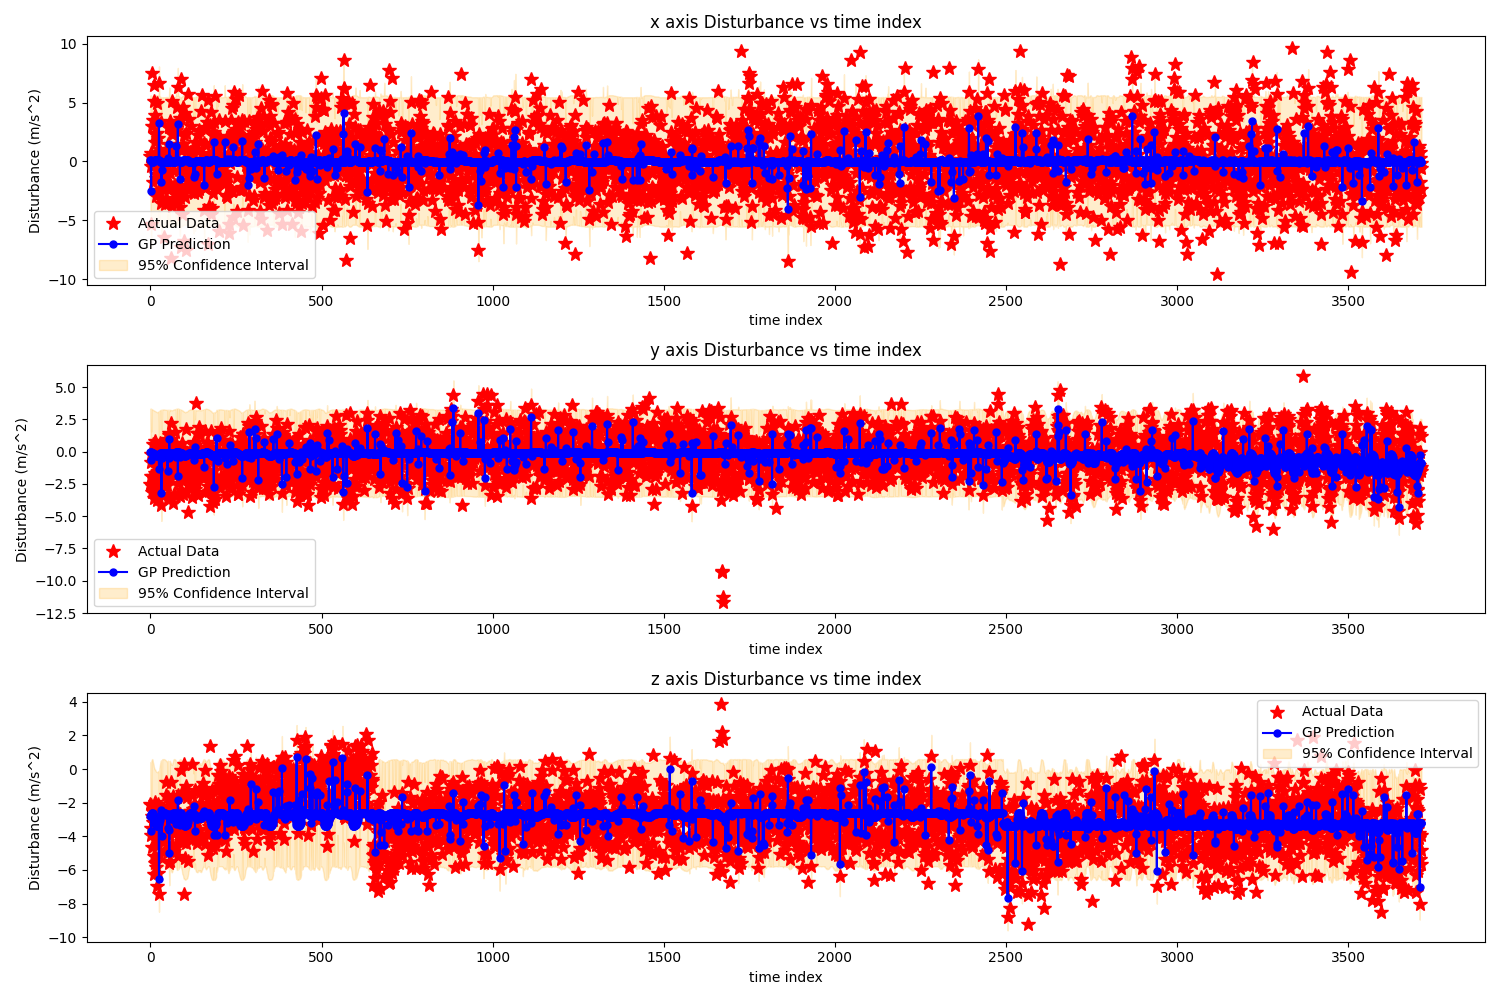

Write the Python code that produced this figure.
from jax import config

config.update("jax_enable_x64", True)
import sys
import os
plotter_path = os.path.join('/Users/albusfang/Coding Projects/gp_ws/Gaussian Process/GP/gp_advanced/')
sys.path.append(plotter_path)
from plot_trajectory_ref import cutoff, threshold
import pickle
home_path = '/Users/albusfang/Coding Projects/gp_ws/Gaussian Process/GP/gp_advanced'
import tensorflow_probability.substrates.jax.bijectors as tfb
import numpy as np

import gpjax as gpx
from jax import grad, jit
import jax.numpy as jnp
import jax.random as jr
import optax as ox
from gpjax.kernels import SumKernel, White, RBF, Matern32, RationalQuadratic, Periodic, ProductKernel
import matplotlib.pyplot as plt
import flax
from flax import linen as nn
from gpjax.kernels import SumKernel, White, RBF, Matern32, RationalQuadratic, Periodic, ProductKernel
import matplotlib.pyplot as plt
from gpjax.kernels import AbstractKernel 
from dataclasses import dataclass, field
from typing import Any
from jaxtyping import Float, Array, install_import_hook
import jax
with install_import_hook("gpjax", "beartype.beartype"):
    import gpjax as gpx
    from gpjax.base.param import param_field


key = jr.key(123)

def mean_squared_error(y_true, y_pred):
    y_true = jnp.array(y_true)
    y_pred = jnp.array(y_pred)
    return jnp.mean((y_true - y_pred) ** 2)

def read_float_from_file(file_path):
    try:
        with open(file_path, 'r') as file:
            value = float(file.read().strip())
        return value
    except FileNotFoundError:
        return None

def write_float_to_file(file_path, value):
    with open(file_path, 'w') as file:
        file.write(f'{value}')

def compare_and_update(file_path, new_value):
    stored_value = read_float_from_file(file_path)

    if stored_value is None or new_value < stored_value:
        write_float_to_file(file_path, new_value)
        print(f'NEW BEST MODEL FOUND: {new_value}')

    else:
        print("new value is ", new_value)
        print(f'Kept the existing value: {stored_value}')
def remove_outliers():
    return
file_path = '/Users/albusfang/Coding Projects/gp_ws/Gaussian Process/GP/training/min_error.txt'



################################### Declare Parameters ##########################################

error_x = error_y = error_z = curr_min_x = curr_min_y = curr_min_z =  0

dim_d = {
    0: "x (m)",
    1: "y (m)",
    2: "z (m)",
    3: "Vx (m/s)",
    4: "Vy (m/s)",
    5: "Vz (m/s)"
}

disturbance_d = {
    0: 'x',
    1: 'y',
    2: 'z'
}

factor = 3
gp_model_x = gp_model_y = gp_model_z = None
pred_mean_x = pred_std_x = pred_mean_y = pred_std_y = pred_mean_z = pred_std_z = None

dim = 6 ## 6 input dims x,y,z,vx,vy,vz

############## keep one in eight datapoints ##############
slice = 7


################################### Data Prep ##########################################
home_path = '/Users/albusfang/Coding Projects/gp_ws/Gaussian Process/GP/gp_advanced/'
dataset_path = home_path + 'datasets/'
disturbance_file_path = home_path+ 'disturbance_figure8.npy'
input_file_path = home_path + 'input_figure8.npy'
wind_disturbance = jnp.load(disturbance_file_path)
input = jnp.load(input_file_path)

wind_disturbance = wind_disturbance/factor

assert wind_disturbance.shape[0] == input.shape[0]

cutoff = wind_disturbance.shape[0]
threshold = 0
wind_disturbance = wind_disturbance[threshold:cutoff,:]
input = input[threshold:cutoff,:]
print("size before slicing: ", wind_disturbance.shape)
wind_disturbance = wind_disturbance[::slice]
input = input[::slice]
print("size after slicing", wind_disturbance.shape)
##################### Remove Outliers #####################
outlier_threshold = 5.0/factor
rows_to_remove = jnp.any(wind_disturbance > outlier_threshold, axis=1)
num_outlier = np.sum(rows_to_remove)
print(f"removing {num_outlier} from disturbance, whose shape is {wind_disturbance.shape}")
wind_disturbance = wind_disturbance[~rows_to_remove]
input = input[~rows_to_remove]
print(f"The remaining length is {wind_disturbance.shape}")

np.save(dataset_path+"fullset_input.npy", input)
assert wind_disturbance.shape[0] == input.shape[0]


wind_disturbance_x = jnp.array(wind_disturbance[:,0]).reshape(-1,1)
wind_disturbance_y = jnp.array(wind_disturbance[:,1]).reshape(-1,1)
wind_disturbance_z = jnp.array(wind_disturbance[:,2]).reshape(-1,1)
np.save(dataset_path+"wind_disturbance_x.npy", wind_disturbance_x)
assert wind_disturbance_x.shape == wind_disturbance_y.shape == wind_disturbance_z.shape# == (set_size,1)




training_size = n = int(wind_disturbance.shape[0]*0.7)
training_indices = jr.choice(key, wind_disturbance_x.size, (training_size,) , replace=False)
mask = jnp.ones(wind_disturbance.shape[0], dtype=bool)
mask = mask.at[training_indices].set(False)
test_input = input[mask]
test_disturbance_x = wind_disturbance_x[mask]
test_disturbance_y = wind_disturbance_y[mask]
test_disturbance_z = wind_disturbance_z[mask]
jnp.save(dataset_path+'test_input.npy', test_input)
jnp.save(dataset_path+'test_disturbance_x.npy', test_disturbance_x)
jnp.save(dataset_path+'test_disturbance_y.npy', test_disturbance_y)
jnp.save(dataset_path+'test_disturbance_z.npy', test_disturbance_z)
print(f"training on {training_size} datapoints")
training_input = input[training_indices]

np.save(dataset_path+"training_input.npy", training_input)
training_disturbance_x = wind_disturbance_x[training_indices]
training_disturbance_y = wind_disturbance_y[training_indices]
training_disturbance_z = wind_disturbance_z[training_indices]
np.save(dataset_path+"training_disturbance_x.npy", training_disturbance_x)
np.save(dataset_path+"training_disturbance_y.npy", training_disturbance_y)
np.save(dataset_path+"training_disturbance_z.npy", training_disturbance_z)
disturbance_x_mean = 0.0
disturbance_y_mean = 0.0
disturbance_z_mean = 0.0
disturbance_x_median = 0.0
disturbance_y_median = 0.0
disturbance_z_median = 0.0
fig, axes = plt.subplots(3, 1, figsize=(15, 10))  # Adjust subplot grid as needed
axes = axes.flatten()
test_set_size = input.shape[0]
plot_size = plot_n = 100


for j in range(3):
    if j == 0:
        wind_disturbance_curr = wind_disturbance_x
    elif j == 1:
        wind_disturbance_curr = wind_disturbance_y
    elif j == 2:
        wind_disturbance_curr = wind_disturbance_z
    else:
        print("shouldn't reach this statement")
    x = input[training_indices]
    y = wind_disturbance_curr[training_indices]
    

    ########################################## GP ##########################################


    D = gpx.Dataset(X=x, y=y)
    noise_level = 0.5
    # Construct the prior
    meanf = gpx.mean_functions.Zero()
    white_kernel = White(variance=noise_level)
    # kernel = SumKernel(kernels=[RBF(), Matern32(), white_kernel])
    rbf_kernel = RBF(active_dims=[0,1,2,3,4,5])
    rational_quadratic_kernel = RationalQuadratic()
    
    periodic_kernel = Periodic()
    composite_kernel = ProductKernel(kernels=[periodic_kernel, rational_quadratic_kernel])
    combined_kernel = SumKernel(kernels=[composite_kernel, rbf_kernel, white_kernel])
    # composite_kernel = ProductKernel(kernels=[periodic_kernel, rbf_kernel])
    # combined_kernel = SumKernel(kernels=[composite_kernel, rational_quadratic_kernel, white_kernel])
    kernel = combined_kernel
   

    prior = gpx.gps.Prior(mean_function=meanf, kernel = kernel)

    likelihood = gpx.likelihoods.Gaussian(num_datapoints = n)

   
    posterior = prior * likelihood


    #optimiser = ox.adam(learning_rate=1e-2)
    optimiser = ox.adam(learning_rate=5e-3) 
    # Define the marginal log-likelihood
    negative_mll = jit(gpx.objectives.ConjugateMLL(negative=True))

    opt_posterior, history =gpx.fit(
        model=posterior,
        objective=negative_mll,
        train_data=D,
        optim=optimiser,
        num_iters=1000,
        safe=True,
        key=key,
    )
    
    print("after training, predicting")
    # Infer the predictive posterior distribution
    xplot = input
    # actual_output = np.delete(wind_disturbance_curr,training_indices)
    # xtest = np.delete(input, training_indices, axis=0)
    actual_output = wind_disturbance_curr
    xtest = input
    assert(actual_output.shape[0] == xtest.shape[0])
    print("input shape = ", input.shape)
    print("test shape = ", xtest.shape)
    
    gp_model_file_path = ''
    if j ==0:
        gp_model_x = opt_posterior
        #gp_model_file_path = home_path + 'gpmodels/gp_model_x_norm3.pkl'
        gp_model_file_path = f'gp_model_x_norm{factor}_eight.pkl'
    if j ==1:
        gp_model_y = opt_posterior
        #gp_model_file_path = home_path + 'gpmodels/gp_model_y_norm3.pkl'
        gp_model_file_path = f'gp_model_y_norm{factor}_eight.pkl'
    if j == 2:
        gp_model_z = opt_posterior
        gp_model_file_path = f'gp_model_z_norm{factor}_eight.pkl'
    with open(gp_model_file_path, 'wb') as file:
        pickle.dump(opt_posterior, file)
    ################################################### Predicting #####################################################
    latent_dist = opt_posterior(xtest, D)
    predictive_dist = opt_posterior.likelihood(latent_dist)
    pred_mean = predictive_dist.mean()
    pred_std = predictive_dist.stddev()
    ########################################### Compute Mean Squared Error ##########################################
    error = mean_squared_error(pred_mean,wind_disturbance_curr)
    if j == 0:
        pred_mean_x = pred_mean
        pred_std_x = pred_std
        error_x = error*factor
    elif j == 1:
        pred_mean_y = pred_mean
        pred_std_y = pred_std
        error_y = error*factor
    elif j == 2:
        pred_mean_z = pred_mean
        pred_std_z = pred_std
        error_z = error*factor
    else:
        print("shouldn't reach this statement")
        assert j<3
    

    
########################################### Plotting Trajectory ##########################################

   
    
        # sorted_indices = jnp.argsort(xtest[:, i][plot_indices])
        
        # x_sorted = xtest[:, i][plot_indices][sorted_indices]
        # pred_mean_sorted = pred_mean[plot_indices][sorted_indices]
        # pred_std_sorted = pred_std[plot_indices][sorted_indices]
        
        #axes[i].plot(x_sorted, pred_mean_sorted, 'b.', markersize=10, label='GP Prediction')
    axes[j].plot(np.linspace(0,actual_output.shape[0],actual_output.shape[0]), factor*actual_output, 'r*', markersize=10, label='Actual Data')
    axes[j].plot(np.linspace(0,xplot.shape[0],xplot.shape[0]), factor*pred_mean, marker = '.', linestyle = '-', color ='b', markersize=10, label='GP Prediction')
    
    #axes[i].plot(input[:, i][plot_indices], wind_disturbance_curr[plot_indices], 'r*', markersize=10, label='Actual Data')
    #axes[i].plot(input[:, i][plot_indices], wind_disturbance_curr[plot_indices], marker = '*',linestyle = '-', color = 'r', markersize=10, label='Actual Data')
    
    axes[j].fill_between(np.linspace(0,actual_output.shape[0],actual_output.shape[0]), 
                        factor*(pred_mean - 1.96 * pred_std).flatten(), 
                        factor*(pred_mean + 1.96 * pred_std).flatten(), 
                        color='orange', alpha=0.2, label='95% Confidence Interval')
    axes[j].set_title(f'{disturbance_d[j]} axis Disturbance vs time index')
    axes[j].set_xlabel('time index')
    axes[j].set_ylabel('Disturbance (m/s^2)')
    axes[j].legend()

fig.tight_layout()
#fig.text(f"Mean Sqaure Error = {error_x+error_y+error_z}")
#plt.savefig(f"/Users/albusfang/Coding Projects/gp_ws/Gaussian Process/GP/GP_plots/disturbance_{disturbance_d[j]}.png")
plt.savefig("GP with normalized disturbance by factor of 3.png")
plt.show()




for j in range(3):
    fig = plt.figure(j)
    if j == 0:
        actual_output = wind_disturbance_curr = wind_disturbance_x
        pred_mean = pred_mean_x
        pred_std = pred_std_x
    elif j == 1:
        actual_output = wind_disturbance_curr = wind_disturbance_y
        pred_mean = pred_mean_y
        pred_std = pred_std_y
    elif j == 2:
        actual_output = wind_disturbance_curr = wind_disturbance_z
        pred_mean = pred_mean_z
        pred_std = pred_std_z

    
    actual_output = factor* actual_output
    plt.plot(np.linspace(0,actual_output.shape[0],actual_output.shape[0]), actual_output, 'r*', markersize=10, label='Actual Data')
    plt.plot(np.linspace(0,xplot.shape[0],xplot.shape[0]), factor*pred_mean, marker = '.', linestyle = '-', color ='b', markersize=10, label='GP Prediction')
    
    #axes[i].plot(input[:, i][plot_indices], wind_disturbance_curr[plot_indices], 'r*', markersize=10, label='Actual Data')
    #axes[i].plot(input[:, i][plot_indices], wind_disturbance_curr[plot_indices], marker = '*',linestyle = '-', color = 'r', markersize=10, label='Actual Data')
    
    plt.fill_between(np.linspace(0,actual_output.shape[0],actual_output.shape[0]), 
                        factor*(pred_mean - 1.96 * pred_std).flatten(), 
                        factor*(pred_mean + 1.96 * pred_std).flatten(), 
                        color='orange', alpha=0.2, label='95% Confidence Interval')
    
    plt.title(f'{disturbance_d[j]} axis Disturbance vs time index')
    plt.xlabel('time index')
    plt.ylabel('Disturbance (m/s^2)')
    plt.legend()
    plt.savefig(f'GP_norm3_{disturbance_d[j]}.png')
    plt.show()

num_indices = int(input.shape[0]/4)
plot_indices = np.random.choice(pred_mean_x.shape[0], num_indices, replace=False)
print("plot_indices shape is: ", plot_indices.shape)

sorted_indices = np.sort(plot_indices)
for j in range(3):
    fig = plt.figure(j)
    if j == 0:
        actual_output = wind_disturbance_curr = wind_disturbance_x
        pred_mean = pred_mean_x
        pred_std = pred_std_x
    elif j == 1:
        actual_output = wind_disturbance_curr = wind_disturbance_y
        pred_mean = pred_mean_y
        pred_std = pred_std_y
    elif j == 2:
        actual_output = wind_disturbance_curr = wind_disturbance_z
        pred_mean = pred_mean_z
        pred_std = pred_std_z

    actual_output = actual_output[sorted_indices]
    pred_mean = pred_mean[sorted_indices]
    pred_std = pred_std[sorted_indices]
    actual_output = factor* actual_output
    plt.plot(np.linspace(0,actual_output.shape[0],actual_output.shape[0]), actual_output, 'r*', markersize=10, label='Actual Data')
    plt.plot(np.linspace(0,pred_mean.shape[0],pred_mean.shape[0]), factor*pred_mean, marker = '.', linestyle = '-', color ='b', markersize=10, label='GP Prediction')
    
    #axes[i].plot(input[:, i][plot_indices], wind_disturbance_curr[plot_indices], 'r*', markersize=10, label='Actual Data')
    #axes[i].plot(input[:, i][plot_indices], wind_disturbance_curr[plot_indices], marker = '*',linestyle = '-', color = 'r', markersize=10, label='Actual Data')
    
    plt.fill_between(np.linspace(0,actual_output.shape[0],actual_output.shape[0]), 
                        factor*(pred_mean - 1.96 * pred_std).flatten(), 
                        factor*(pred_mean + 1.96 * pred_std).flatten(), 
                        color='orange', alpha=0.2, label='95% Confidence Interval')
    
    plt.title(f'{disturbance_d[j]} axis Disturbance vs time index')
    plt.xlabel('time index')
    plt.ylabel('Disturbance (m/s^2)')
    plt.legend()
    plt.savefig(f'GP_norm3_{disturbance_d[j]}.png')
    plt.show()

# for j in range(3):
#     fig = plt.figure(3+j)

#     plt.set_title(f'{disturbance_d[j]} axis Disturbance vs time index')
#     plt.set_xlabel('time index')
#     plt.set_ylabel('Disturbance (m/s^2)')
#     plt.legend()
#     plt.show()




########################################### Plotting ##########################################

    # fig, axes = plt.subplots(2, 3, figsize=(15, 10))  # Adjust subplot grid as needed
    # axes = axes.flatten()
    # test_set_size = xtest.shape[0]
    # plot_size = plot_n = 100
    # plot_indices = jr.choice(key, test_set_size, (plot_n,) , replace=False)
    
    # for i in range(dim):
    #     sorted_indices = jnp.argsort(xtest[:, i][plot_indices])
        
    #     x_sorted = xtest[:, i][plot_indices][sorted_indices]
    #     pred_mean_sorted = pred_mean[plot_indices][sorted_indices]
    #     pred_std_sorted = pred_std[plot_indices][sorted_indices]

    #     #axes[i].plot(x_sorted, pred_mean_sorted, 'b.', markersize=10, label='GP Prediction')
    #     axes[i].plot(x_sorted, pred_mean_sorted, marker = '.', linestyle = '-', color ='b', markersize=10, label='GP Prediction')
    #     axes[i].plot(xtest[:, i][plot_indices], actual_output[plot_indices], 'r*', markersize=10, label='Actual Data')
    #     #axes[i].plot(input[:, i][plot_indices], wind_disturbance_curr[plot_indices], 'r*', markersize=10, label='Actual Data')
    #     #axes[i].plot(input[:, i][plot_indices], wind_disturbance_curr[plot_indices], marker = '*',linestyle = '-', color = 'r', markersize=10, label='Actual Data')
        
    #     axes[i].fill_between(x_sorted.flatten(), 
    #                         (pred_mean_sorted - 1.96 * pred_std_sorted).flatten(), 
    #                         (pred_mean_sorted + 1.96 * pred_std_sorted).flatten(), 
    #                         color='orange', alpha=0.2, label='95% Confidence Interval')
    #     axes[i].set_title(f'{disturbance_d[j]} axis Disturbance vs {dim_d[i]}')
    #     axes[i].set_xlabel(dim_d[i])
    #     axes[i].set_ylabel('Disturbance (m/s^2)')
    #     axes[i].legend()


    
   

    # fig.tight_layout()
    # plt.savefig(f"/Users/albusfang/Coding Projects/gp_ws/Gaussian Process/GP/GP_plots/disturbance_{disturbance_d[j]}.png")
    # plt.show()

# plt.figure(figsize=(10, 6))
# plt.plot(x, y, 'r.', markersize=10, label='Actual Data')
# plt.plot(xtest[:,0],pred_mean, 'b-', label='GP Prediction')
# plt.fill_between(xtest[:,0], pred_mean.flatten() - 1.96 * pred_std.flatten(),
#                  pred_mean.flatten() + 1.96 * pred_std.flatten(), color='blue', alpha=0.2, label='95% Confidence Interval')
# # plt.fill_between(xtest.flatten(), pred_mean.flatten() - 1.96 * pred_std.flatten(),
# #                  pred_mean.flatten() + 1.96 * pred_std.flatten(), color='blue', alpha=0.2, label='95% Confidence Interval')
# plt.xlabel('Input')
# plt.ylabel('Output')
# plt.title('Gaussian Process Regression with GPJax')
# plt.legend()
# plt.show()

################################################# Plotting 3D Heatmap ##########################################
    # X = x
    # X_test = xtest
    # fig = plt.figure()
    # ax = fig.add_subplot(211, projection='3d')
    # ax.scatter(X[:, 0], X[:, 1], X[:, 2], c=y, cmap='viridis', label='Data')
    # ax.scatter(X_test[:, 0], X_test[:, 1], X_test[:, 2], c=pred_mean, cmap='magma', alpha=0.1, label='Predictions')

    # ax.set_zlim(-0.2,-0.6)
    # ax.set_xlabel('X')
    # ax.set_ylabel('Y')
    # ax.set_zlabel('Z')
    # plt.title('Gaussian Process Regression on 3D Data')
    # plt.legend()
    # # plt.show()

    # ax = fig.add_subplot(212, projection='3d')
    # ax.set_zlim(-0.2,-0.6)
    # ax.scatter(X_test[:, 0], X_test[:, 1], X_test[:, 2], c=pred_mean-actual_output, cmap='plasma', alpha=0.1, label='Trajectory')
    # plt.savefig(f"/Users/albusfang/Coding Projects/gp_ws/Gaussian Process/GP/GP_plots/disturbance_3d_heatmap_{disturbance_d[j]}.png")
    # plt.show()

# Perform the comparison and update
compare_and_update(file_path, error_x+error_y+error_z)

 # fig, axes = plt.subplots(3, 1, figsize=(15, 10))  # Adjust subplot grid as needed
    # axes = axes.flatten()
    # test_set_size = xtest.shape[0]
    # plot_size = plot_n = 100
    #plot_indices = jr.choice(key, test_set_size, (plot_n,) , replace=False)
    
    # for i in range(1):
    #     # sorted_indices = jnp.argsort(xtest[:, i][plot_indices])
        
    #     # x_sorted = xtest[:, i][plot_indices][sorted_indices]
    #     # pred_mean_sorted = pred_mean[plot_indices][sorted_indices]
    #     # pred_std_sorted = pred_std[plot_indices][sorted_indices]
        
    #     #axes[i].plot(x_sorted, pred_mean_sorted, 'b.', markersize=10, label='GP Prediction')
    #     axes[i].plot(np.linspace(0,actual_output.shape[0],actual_output.shape[0]), actual_output, 'r*', markersize=10, label='Actual Data')
    #     axes[i].plot(np.linspace(0,xplot.shape[0],xplot.shape[0]), pred_mean, marker = '.', linestyle = '-', color ='b', markersize=10, label='GP Prediction')
        
    #     #axes[i].plot(input[:, i][plot_indices], wind_disturbance_curr[plot_indices], 'r*', markersize=10, label='Actual Data')
    #     #axes[i].plot(input[:, i][plot_indices], wind_disturbance_curr[plot_indices], marker = '*',linestyle = '-', color = 'r', markersize=10, label='Actual Data')
        
    #     axes[i].fill_between(np.linspace(0,actual_output.shape[0],actual_output.shape[0]), 
    #                         (pred_mean - 1.96 * pred_std).flatten(), 
    #                         (pred_mean + 1.96 * pred_std).flatten(), 
    #                         color='orange', alpha=0.2, label='95% Confidence Interval')
    #     axes[i].set_title(f'{disturbance_d[j]} axis Disturbance vs {dim_d[i]}')
    #     axes[i].set_xlabel(dim_d[i])
    #     axes[i].set_ylabel('Disturbance (m/s^2)')
    #     axes[i].legend()
# max_acc = 5
# count_x = jnp.sum(jnp.abs(wind_disturbance_x)>max_acc)
# count_y = jnp.sum(jnp.abs(wind_disturbance_y)>max_acc)
# count_z = jnp.sum(jnp.abs(wind_disturbance_z)>max_acc)
# print(f"In the entire dataset, for y disturbance, out of {wind_disturbance_y.shape[0]} data points, the absolute values of {count_y} are bigger than 5")
# print(f"In the entire dataset, for z disturbance, out of {wind_disturbance_z.shape[0]} data points, the absolute values of {count_z} are bigger than 5")
# print(f"In the entire dataset, for x disturbance, out of {wind_disturbance_x.shape[0]} data points, the absolute values of {count_x} are bigger than 5")
